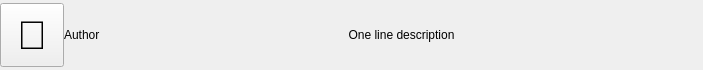
<?xml version="1.0" encoding="UTF-8"?>
<ui version="4.0">
 <class>message_list_item_button</class>
 <widget class="QWidget" name="message_list_item_button">
  <property name="geometry">
   <rect>
    <x>0</x>
    <y>0</y>
    <width>703</width>
    <height>70</height>
   </rect>
  </property>
  <property name="sizePolicy">
   <sizepolicy hsizetype="Preferred" vsizetype="Fixed">
    <horstretch>0</horstretch>
    <verstretch>70</verstretch>
   </sizepolicy>
  </property>
  <property name="minimumSize">
   <size>
    <width>0</width>
    <height>70</height>
   </size>
  </property>
  <property name="maximumSize">
   <size>
    <width>16777215</width>
    <height>70</height>
   </size>
  </property>
  <property name="windowTitle">
   <string>Form</string>
  </property>
  <layout class="QGridLayout" name="gridLayout">
   <property name="leftMargin">
    <number>0</number>
   </property>
   <property name="topMargin">
    <number>0</number>
   </property>
   <property name="rightMargin">
    <number>0</number>
   </property>
   <property name="bottomMargin">
    <number>0</number>
   </property>
   <property name="spacing">
    <number>0</number>
   </property>
   <item row="0" column="0">
    <layout class="QHBoxLayout" name="horizontalLayout" stretch="0,0,1">
     <property name="spacing">
      <number>0</number>
     </property>
     <item>
      <widget class="QPushButton" name="delete_Button">
       <property name="minimumSize">
        <size>
         <width>64</width>
         <height>64</height>
        </size>
       </property>
       <property name="maximumSize">
        <size>
         <width>64</width>
         <height>64</height>
        </size>
       </property>
       <property name="font">
        <font>
         <pointsize>30</pointsize>
        </font>
       </property>
       <property name="text">
        <string>🚮</string>
       </property>
      </widget>
     </item>
     <item>
      <widget class="QLabel" name="author_label">
       <property name="minimumSize">
        <size>
         <width>0</width>
         <height>64</height>
        </size>
       </property>
       <property name="maximumSize">
        <size>
         <width>16777215</width>
         <height>64</height>
        </size>
       </property>
       <property name="text">
        <string>Author</string>
       </property>
      </widget>
     </item>
     <item>
      <widget class="QLabel" name="description_label">
       <property name="minimumSize">
        <size>
         <width>0</width>
         <height>64</height>
        </size>
       </property>
       <property name="maximumSize">
        <size>
         <width>16777215</width>
         <height>64</height>
        </size>
       </property>
       <property name="text">
        <string>One line description</string>
       </property>
       <property name="alignment">
        <set>Qt::AlignCenter</set>
       </property>
      </widget>
     </item>
    </layout>
   </item>
  </layout>
 </widget>
 <resources/>
 <connections/>
</ui>
